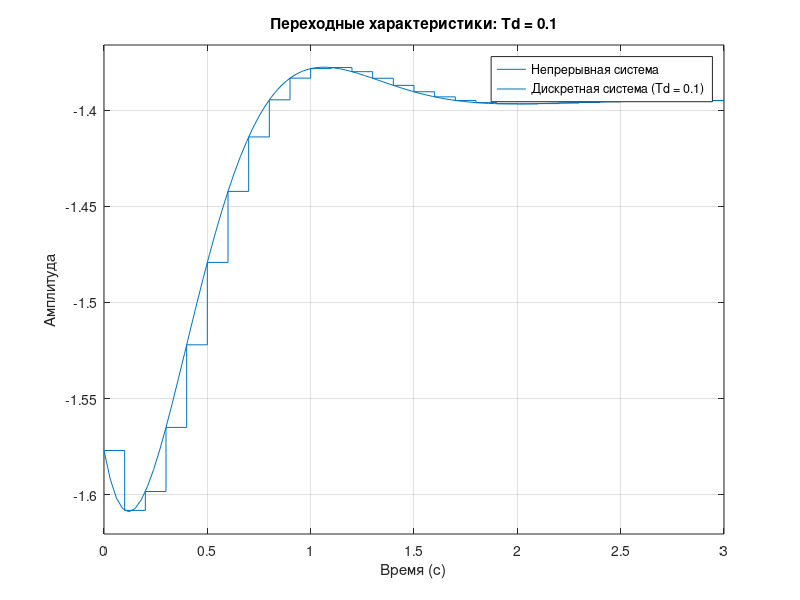
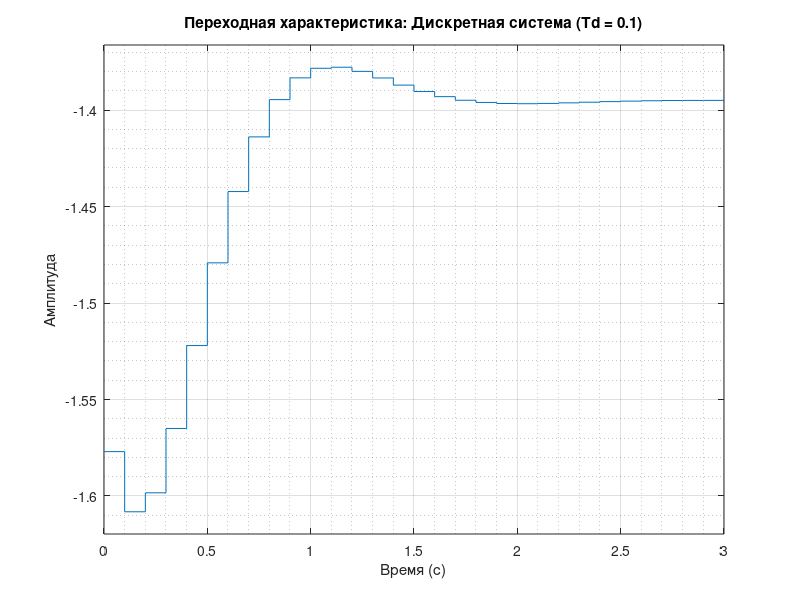
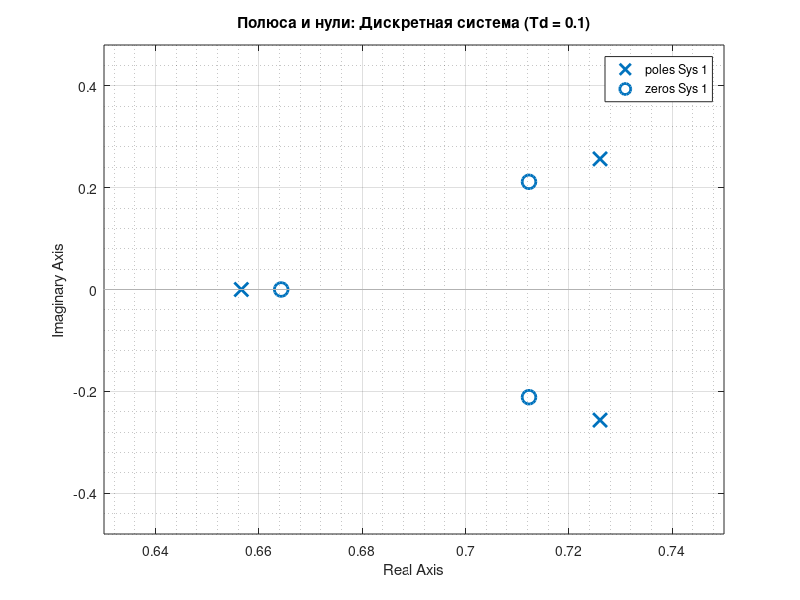
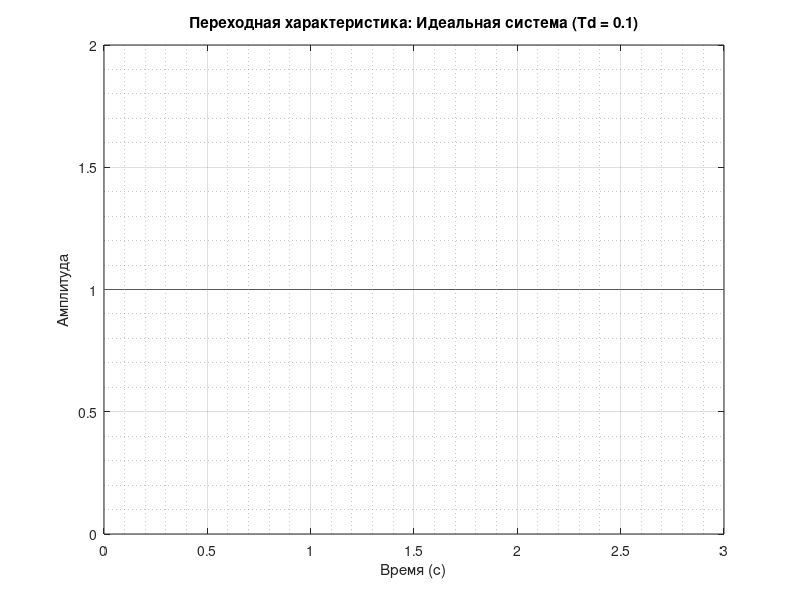

These charts were generated, in order, by the following MATLAB code:
clc
clear
close all

%{
Варинат 1
Аветисян Нерсес ИУ2-71

Gp(s) = (-1.577 * s ^ 3 + 15.46 * s ^ 2 + 63.09 * s + 107.8) / ... 
        (1.0000 * s ^ 3 + 9.435 * s ^ 2 + 40.36 * s + 77.27)
%}

% Определяем оператор s для передаточных функций
s = tf('s');

% Задаём значения временного шага дискретизации
Td = [0.1 1 100];

% Непрерывная передаточная функция объекта
W_obj = (-1.577 * s ^ 3 - 15.46 * s ^ 2 - 63.09 * s - 107.8) / ... 
        (1.0000 * s ^ 3 + 9.435 * s ^ 2 + 40.36 * s + 77.27);

% Инициализация ячеек для хранения дискретных систем и их анализов
W_diskr = cell(1, length(Td));
W_comp_zs_z = cell(1, length(Td));
W_ideal_z = cell(1, length(Td));
R_ideal_loop_z = cell(1, length(Td));
W_comp_loop_z = cell(1, length(Td));

% Основной цикл по временным шагам дискретизации
for i = 1:length(Td)
    disp(['Дискретизация с Td = ', num2str(Td(i))]);
    % Дискретизация непрерывной системы
    W_diskr{i} = c2d(W_obj, Td(i));

    % Сравнение переходных характеристик непрерывной и дискретной систем
    figure
    step(W_obj); % Построение переходной характеристики непрерывной системы
    hold on
    step(W_diskr{i}); % Построение переходной характеристики дискретной системы
    title(['Переходные характеристики: Td = ', num2str(Td(i))]);
    xlabel('Время (с)');
    ylabel('Амплитуда');
    legend('Непрерывная система', ['Дискретная система (Td = ', num2str(Td(i)), ')']);
    grid on

    % Разомкнутая система и идеальная компенсация
    W_comp_zs_z{i} = 1 / W_diskr{i}; % Расчёт компенсатора
    W_ideal_z{i} = W_comp_zs_z{i} * W_diskr{i}; % Идеальная система

    % Анализ переходной характеристики и полюсов для дискретной системы
    figure
    clf
    step(W_diskr{i});
    title(['Переходная характеристика: Дискретная система (Td = ', num2str(Td(i)), ')']);
    xlabel('Время (с)');
    ylabel('Амплитуда');
    grid on
    grid minor
    
    figure
    pzmap(W_diskr{i});
    title(['Полюса и нули: Дискретная система (Td = ', num2str(Td(i)), ')']);
    grid on
    grid minor

    % Анализ переходной характеристики и полюсов для идеальной системы
    figure
    clf
    step(W_ideal_z{i});
    title(['Переходная характеристика: Идеальная система (Td = ', num2str(Td(i)), ')']);
    xlabel('Время (с)');
    ylabel('Амплитуда');
    ylim([0 2]);
    grid on
    grid minor
    
    figure
    pzmap(W_ideal_z{i});
    title(['Полюса и нули: Идеальная система (Td = ', num2str(Td(i)), ')']);
    grid on
    grid minor

    % Компенсатор для замкнутой системы
    % Идеальная передаточная функция для замкнутой системы: W(z) = 1/z
    z = tf('z', Td(i));
    G_w_z = 1/z; % Задаём идеальную желаемую ПФ

    % Вычисление идеального компенсатора для замкнутой системы
    R_ideal_loop_z{i} = 1/W_diskr{i} * G_w_z / (1 - G_w_z);
    W_comp_loop_z{i} = feedback(R_ideal_loop_z{i} * W_diskr{i}, 1); % Замкнутая система

    % Анализ переходной характеристики и полюсов для замкнутой системы
    figure
    clf
    step(W_comp_loop_z{i});
    title(['Переходная характеристика компенсатора: Замкнутая система (Td = ', num2str(Td(i)), ')']);
    xlabel('Время (с)');
    ylabel('Амплитуда');
    grid on
    grid minor
    
    figure
    pzmap(W_comp_loop_z{i});
    title(['Полюса и нули компенсатора: Замкнутая система (Td = ', num2str(Td(i)), ')']);
    grid on
    grid minor
end
